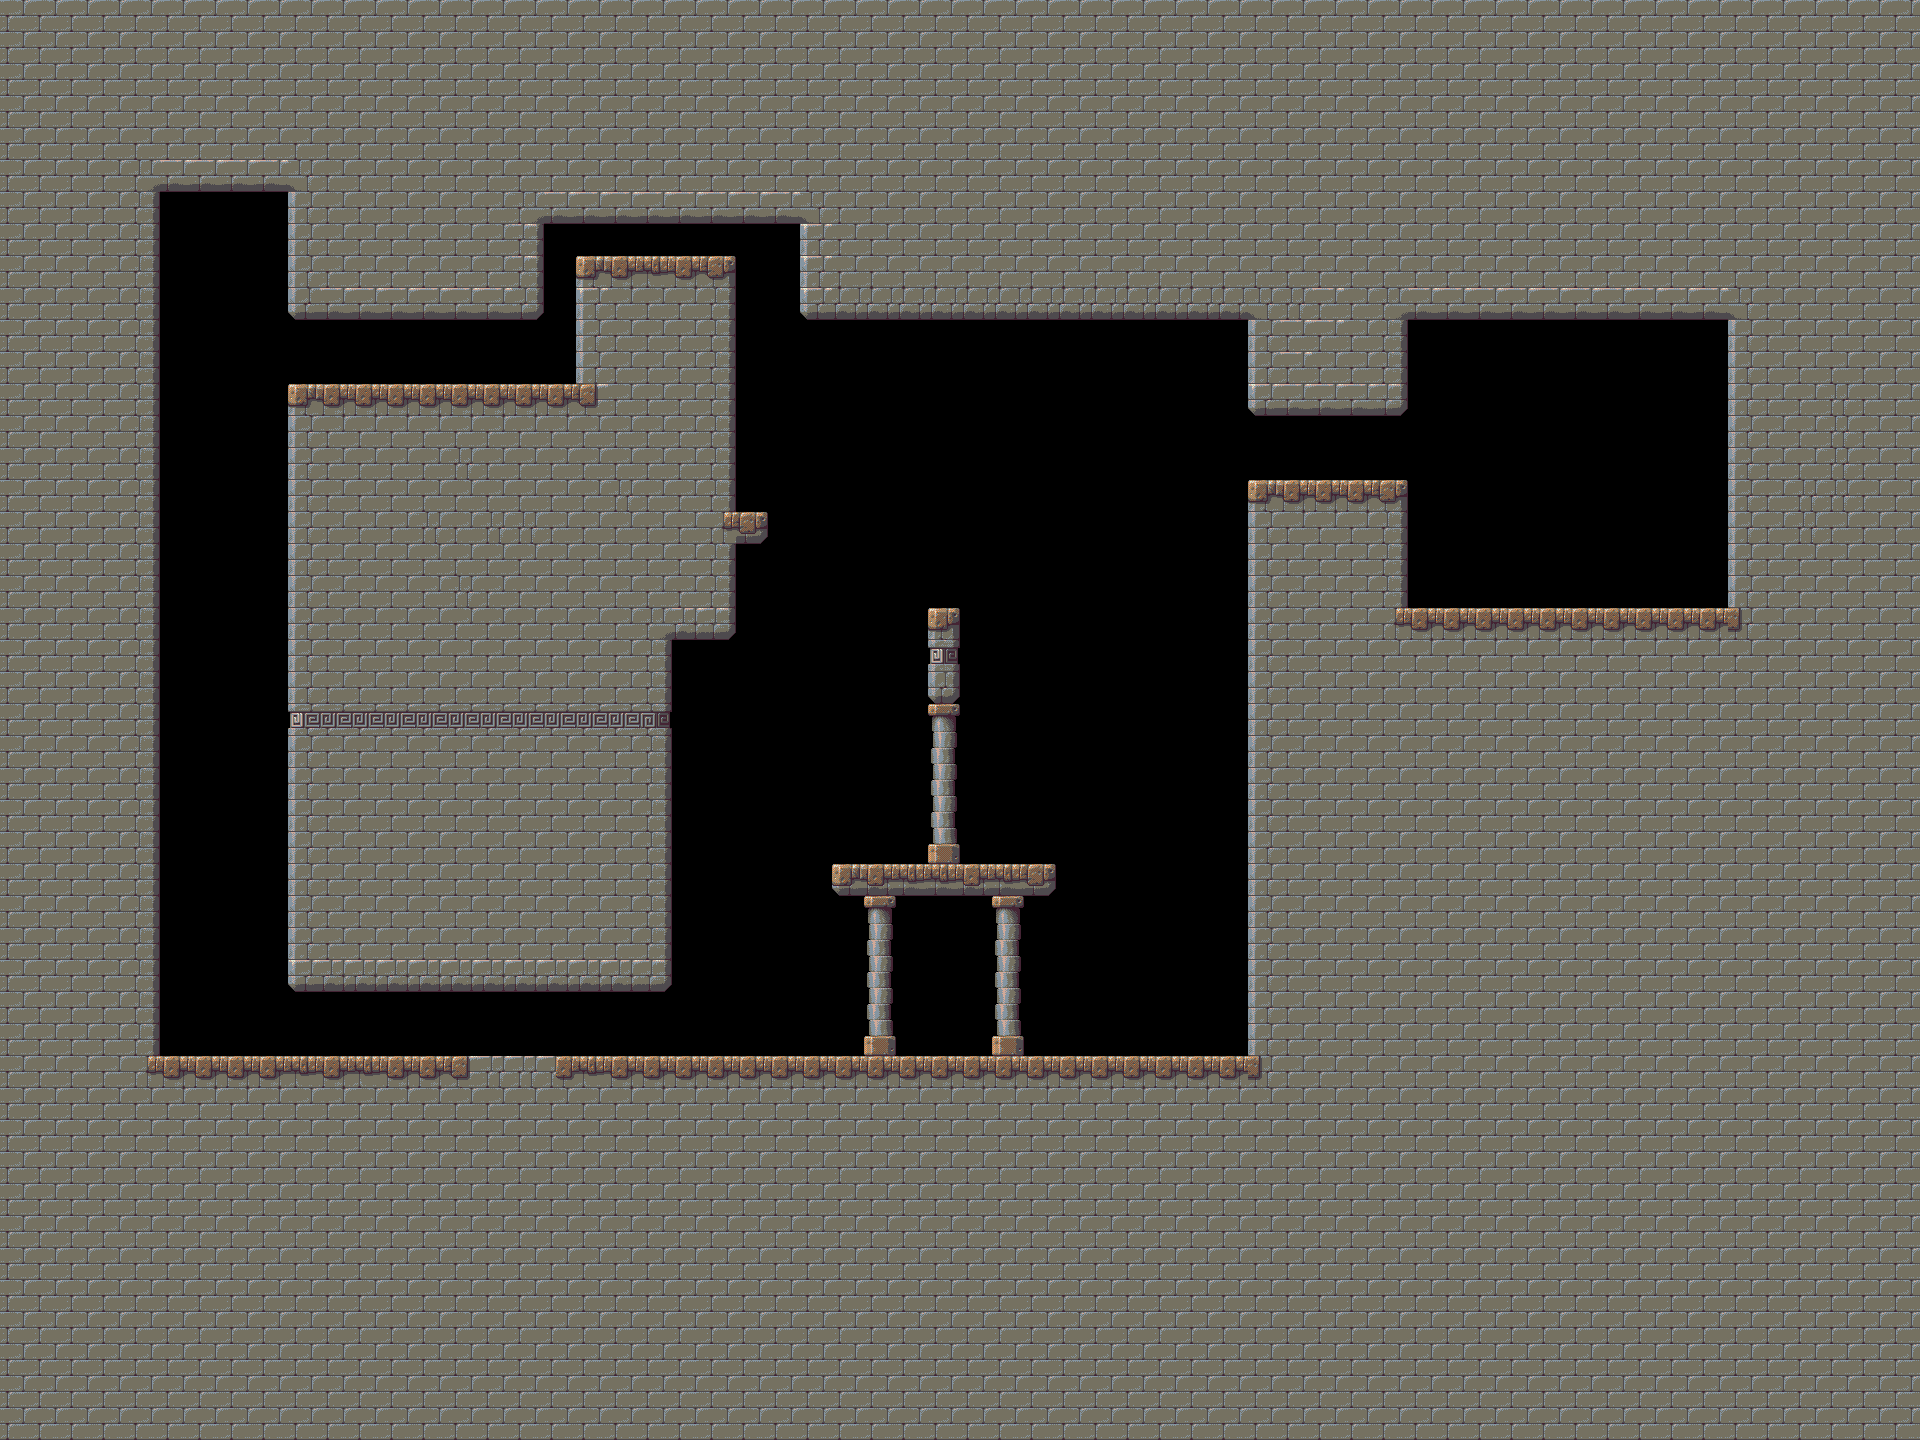

This is a level from a 2D game, rendered from its Tiled map with the project's own tilesets. A one-line summary and the complete map file follow:
An orthogonal 60x45 tile map with 32x32 px tiles, 1 tile layer (Kachelebene 1).

<map version="1.0" orientation="orthogonal" width="60" height="45" tilewidth="32" tileheight="32">
 <tileset firstgid="1" name="Tiles1" tilewidth="32" tileheight="32">
  <image source="../tiles1.png" trans="ff00ff" width="192" height="256" />
 </tileset>
 <layer name="Kachelebene 1" width="60" height="45">
  <data encoding="csv">
29,29,29,29,29,29,29,29,29,29,29,29,29,29,29,29,29,29,29,29,29,29,29,29,29,29,29,29,29,29,29,29,29,29,29,29,29,29,29,29,29,29,29,29,29,29,29,29,29,29,29,29,29,29,29,29,29,29,29,29,
29,29,29,29,29,29,29,29,29,29,29,29,29,29,29,29,29,29,29,29,29,29,29,29,29,29,29,29,29,29,29,29,29,29,29,29,29,29,29,29,29,29,29,29,29,29,29,29,29,29,29,29,29,29,29,29,29,29,29,29,
29,29,29,29,29,29,29,29,29,29,29,29,29,29,29,29,29,29,29,29,29,29,29,29,29,29,29,29,29,29,29,29,29,29,29,29,29,29,29,29,29,29,29,29,29,29,29,29,29,29,29,29,29,29,29,29,29,29,29,29,
29,29,29,29,29,29,29,29,29,29,29,29,29,29,29,29,29,29,29,29,29,29,29,29,29,29,29,29,29,29,29,29,29,29,29,29,29,29,29,29,29,29,29,29,29,29,29,29,29,29,29,29,29,29,29,29,29,29,29,29,
29,29,29,29,29,29,29,29,29,29,29,29,29,29,29,29,29,29,29,29,29,29,29,29,29,29,29,29,29,29,29,29,29,29,29,29,29,29,29,29,29,29,29,29,29,29,29,29,29,29,29,29,29,29,29,29,29,29,29,29,
29,29,29,29,48,17,17,17,17,47,29,29,29,29,29,29,29,29,29,29,29,29,29,29,29,29,29,29,29,29,29,29,29,29,29,29,29,29,29,29,29,29,29,29,29,29,29,29,29,29,29,29,29,29,29,29,29,29,29,29,
29,29,29,29,30,0,0,0,0,27,29,29,29,29,29,29,48,17,17,17,17,17,17,17,17,47,29,29,29,29,29,29,29,29,29,29,29,29,29,29,29,29,29,29,29,29,29,29,29,29,29,29,29,29,29,29,29,29,29,29,
29,29,29,29,30,0,0,0,0,27,29,29,29,29,29,29,24,0,0,0,0,0,0,0,0,21,29,29,29,29,29,29,29,29,29,29,29,29,29,29,29,29,29,29,29,29,29,29,29,29,29,29,29,29,29,29,29,29,29,29,
29,29,29,29,30,0,0,0,0,27,29,29,29,29,29,29,24,0,9,10,11,10,12,0,0,21,29,29,29,29,29,29,29,29,29,29,29,29,29,29,29,29,29,29,29,29,29,29,29,29,29,29,29,29,29,29,29,29,29,29,
29,29,29,29,30,0,0,0,0,39,17,17,17,17,17,17,42,0,21,29,29,29,30,0,0,15,40,40,40,40,40,40,40,40,40,40,40,40,40,47,28,23,29,48,17,17,17,17,17,17,17,17,17,17,47,29,29,29,29,29,
29,29,29,29,30,0,0,0,0,0,0,0,0,0,0,0,0,0,27,29,29,29,30,0,0,0,0,0,0,0,0,0,0,0,0,0,0,0,0,27,23,23,29,30,0,0,0,0,0,0,0,0,0,0,27,29,29,29,29,29,
29,29,29,29,30,0,0,0,0,0,0,0,0,0,0,0,0,0,27,29,29,29,30,0,0,0,0,0,0,0,0,0,0,0,0,0,0,0,0,27,23,29,29,30,0,0,0,0,0,0,0,0,0,0,27,29,29,29,29,29,
29,29,29,29,30,0,0,0,0,9,10,10,10,10,10,10,10,10,45,29,29,29,30,0,0,0,0,0,0,0,0,0,0,0,0,0,0,0,0,15,17,17,17,18,0,0,0,0,0,0,0,0,0,0,27,29,29,1,29,29,
29,29,29,29,30,0,0,0,0,27,29,29,29,29,29,29,29,29,29,29,29,29,30,0,0,0,0,0,0,0,0,0,0,0,0,0,0,0,0,0,0,0,0,0,0,0,0,0,0,0,0,0,0,0,27,29,29,1,29,29,
29,29,29,29,30,0,0,0,0,27,29,29,29,29,1,29,29,29,29,29,29,29,30,0,0,0,0,0,0,0,0,0,0,0,0,0,0,0,0,0,0,0,0,0,0,0,0,0,0,0,0,0,0,0,27,29,29,1,29,29,
29,29,29,29,30,0,0,0,0,27,29,29,29,29,29,29,29,29,29,28,29,29,30,0,0,0,0,0,0,0,0,0,0,0,0,0,0,0,0,9,10,10,10,12,0,0,0,0,0,0,0,0,0,0,27,29,1,1,29,29,
29,29,29,29,30,0,0,0,0,27,29,29,29,1,29,28,1,29,29,29,29,29,44,6,0,0,0,0,0,0,0,0,0,0,0,0,0,0,0,27,29,29,29,30,0,0,0,0,0,0,0,0,0,0,27,29,1,29,29,29,
29,29,29,29,30,0,0,0,0,27,29,29,29,29,29,29,29,29,29,29,29,29,30,0,0,0,0,0,0,0,0,0,0,0,0,0,0,0,0,27,29,29,29,30,0,0,0,0,0,0,0,0,0,0,27,29,29,29,29,29,
29,29,29,29,30,0,0,0,0,27,29,29,29,29,1,29,29,29,29,29,29,29,30,0,0,0,0,0,0,0,0,0,0,0,0,0,0,0,0,27,29,29,29,30,0,0,0,0,0,0,0,0,0,0,27,29,29,29,29,29,
29,29,29,29,30,0,0,0,0,27,29,29,29,29,29,29,29,29,29,29,48,16,18,0,0,0,0,0,0,8,0,0,0,0,0,0,0,0,0,27,29,29,29,44,10,10,10,10,10,10,10,10,10,10,43,29,29,29,29,29,
29,29,29,29,30,0,0,0,0,27,29,29,29,29,29,29,29,29,29,29,30,0,0,0,0,0,0,0,0,32,0,0,0,0,0,0,0,0,0,27,29,29,29,29,29,29,29,29,29,29,29,29,29,29,29,29,29,29,29,29,
29,29,29,29,30,0,0,0,0,27,29,29,29,29,29,29,29,29,29,29,30,0,0,0,0,0,0,0,0,38,0,0,0,0,0,0,0,0,0,27,29,29,29,29,29,29,29,29,29,29,29,29,29,29,29,29,29,29,29,29,
29,29,29,29,30,0,0,0,0,33,35,35,35,35,35,35,35,35,35,35,36,0,0,0,0,0,0,0,0,25,0,0,0,0,0,0,0,0,0,27,29,29,29,29,29,29,29,29,29,29,29,29,29,29,29,29,29,29,29,29,
29,29,29,29,30,0,0,0,0,27,29,29,29,29,29,29,29,29,29,29,30,0,0,0,0,0,0,0,0,31,0,0,0,0,0,0,0,0,0,27,29,29,29,29,29,29,29,29,29,29,29,29,29,29,29,29,29,29,29,29,
29,29,29,29,30,0,0,0,0,27,29,29,29,29,29,29,29,29,29,29,30,0,0,0,0,0,0,0,0,31,0,0,0,0,0,0,0,0,0,27,29,29,29,29,29,29,29,29,29,29,29,29,29,29,29,29,29,29,29,29,
29,29,29,29,30,0,0,0,0,27,29,29,29,29,29,29,29,29,29,29,30,0,0,0,0,0,0,0,0,31,0,0,0,0,0,0,0,0,0,27,29,29,29,29,29,29,29,29,29,29,29,29,29,29,29,29,29,29,29,29,
29,29,29,29,30,0,0,0,0,27,29,29,29,29,29,29,29,29,29,29,30,0,0,0,0,0,0,0,0,37,0,0,0,0,0,0,0,0,0,27,29,29,29,29,29,29,29,29,29,29,29,29,29,29,29,29,29,29,29,29,
29,29,29,29,30,0,0,0,0,27,29,29,29,29,29,29,29,29,29,29,30,0,0,0,0,0,3,4,5,5,4,5,6,0,0,0,0,0,0,27,29,29,29,29,29,29,29,29,29,29,29,29,29,29,29,29,29,29,29,29,
29,29,29,29,30,0,0,0,0,27,29,29,29,29,29,29,29,29,29,29,30,0,0,0,0,0,0,25,0,0,0,25,0,0,0,0,0,0,0,27,29,29,29,29,29,29,29,29,29,29,29,29,29,29,29,29,29,29,29,29,
29,29,29,29,30,0,0,0,0,27,29,29,29,29,29,29,29,29,29,29,30,0,0,0,0,0,0,31,0,0,0,31,0,0,0,0,0,0,0,27,29,29,29,29,29,29,29,29,29,29,29,29,29,29,29,29,29,29,29,29,
29,29,29,29,30,0,0,0,0,15,16,16,16,16,16,16,16,16,16,16,18,0,0,0,0,0,0,31,0,0,0,31,0,0,0,0,0,0,0,27,29,29,29,29,29,29,29,29,29,29,29,29,29,29,29,29,29,29,29,29,
29,29,29,29,30,0,0,0,0,0,0,0,0,0,0,0,0,0,0,0,0,0,0,0,0,0,0,31,0,0,0,31,0,0,0,0,0,0,0,27,29,29,29,29,29,29,29,29,29,29,29,29,29,29,29,29,29,29,29,29,
29,29,29,29,30,0,0,0,0,0,0,0,0,0,0,0,0,0,0,0,0,0,0,0,0,0,0,37,0,0,0,37,0,0,0,0,0,0,0,27,29,29,29,29,29,29,29,29,29,29,29,29,29,29,29,29,29,29,29,29,
29,29,29,29,44,10,10,10,10,11,10,11,10,10,45,22,22,46,11,10,10,10,10,10,10,10,10,10,10,10,10,10,10,10,10,10,10,10,10,43,29,29,29,29,29,29,29,29,29,29,29,29,29,29,29,29,29,29,29,29,
29,29,29,29,29,29,29,29,29,29,29,29,29,29,29,29,29,29,29,29,29,29,29,29,29,29,29,29,29,29,29,29,29,29,29,29,29,29,29,29,29,29,29,29,29,29,29,29,29,29,29,29,29,29,29,29,29,29,29,29,
29,29,29,29,29,29,29,29,29,29,29,29,29,29,29,29,29,29,29,29,29,29,29,29,29,29,29,29,29,29,29,29,29,29,29,29,29,29,29,29,29,29,29,29,29,29,29,29,29,29,29,29,29,29,29,29,29,29,29,29,
29,29,29,29,29,29,29,29,29,29,29,29,29,29,29,29,29,29,29,29,29,29,29,29,29,29,29,29,29,29,29,29,29,29,29,29,29,29,29,29,29,29,29,29,29,29,29,29,29,29,29,29,29,29,29,29,29,29,29,29,
29,29,29,29,29,29,29,29,29,29,29,29,29,29,29,29,29,29,29,29,29,29,29,29,29,29,29,29,29,29,29,29,29,29,29,29,29,29,29,29,29,29,29,29,29,29,29,29,29,29,29,29,29,29,29,29,29,29,29,29,
29,29,29,29,29,29,29,29,29,29,29,29,29,29,29,29,29,29,29,29,29,29,29,29,29,29,29,29,29,29,29,29,29,29,29,29,29,29,29,29,29,29,29,29,29,29,29,29,29,29,29,29,29,29,29,29,29,29,29,29,
29,29,29,29,29,29,29,29,29,29,29,29,29,29,29,29,29,29,29,29,29,29,29,29,29,29,29,29,29,29,29,29,29,29,29,29,29,29,29,29,29,29,29,29,29,29,29,29,29,29,29,29,29,29,29,29,29,29,29,29,
29,29,29,29,29,29,29,29,29,29,29,29,29,29,29,29,29,29,29,29,29,29,29,29,29,29,29,29,29,29,29,29,29,29,29,29,29,29,29,29,29,29,29,29,29,29,29,29,29,29,29,29,29,29,29,29,29,29,29,29,
29,29,29,29,29,29,29,29,29,29,29,29,29,29,29,29,29,29,29,29,29,29,29,29,29,29,29,29,29,29,29,29,29,29,29,29,29,29,29,29,29,29,29,29,29,29,29,29,29,29,29,29,29,29,29,29,29,29,29,29,
29,29,29,29,29,29,29,29,29,29,29,29,29,29,29,29,29,29,29,29,29,29,29,29,29,29,29,29,29,29,29,29,29,29,29,29,29,29,29,29,29,29,29,29,29,29,29,29,29,29,29,29,29,29,29,29,29,29,29,29,
29,29,29,29,29,29,29,29,29,29,29,29,29,29,29,29,29,29,29,29,29,29,29,29,29,29,29,29,29,29,29,29,29,29,29,29,29,29,29,29,29,29,29,29,29,29,29,29,29,29,29,29,29,29,29,29,29,29,29,29,
29,29,29,29,29,29,29,29,29,29,29,29,29,29,29,29,29,29,29,29,29,29,29,29,29,29,29,29,29,29,29,29,29,29,29,29,29,29,29,29,29,29,29,29,29,29,29,29,29,29,29,29,29,29,29,29,29,29,29,29
</data>
 </layer>
</map>